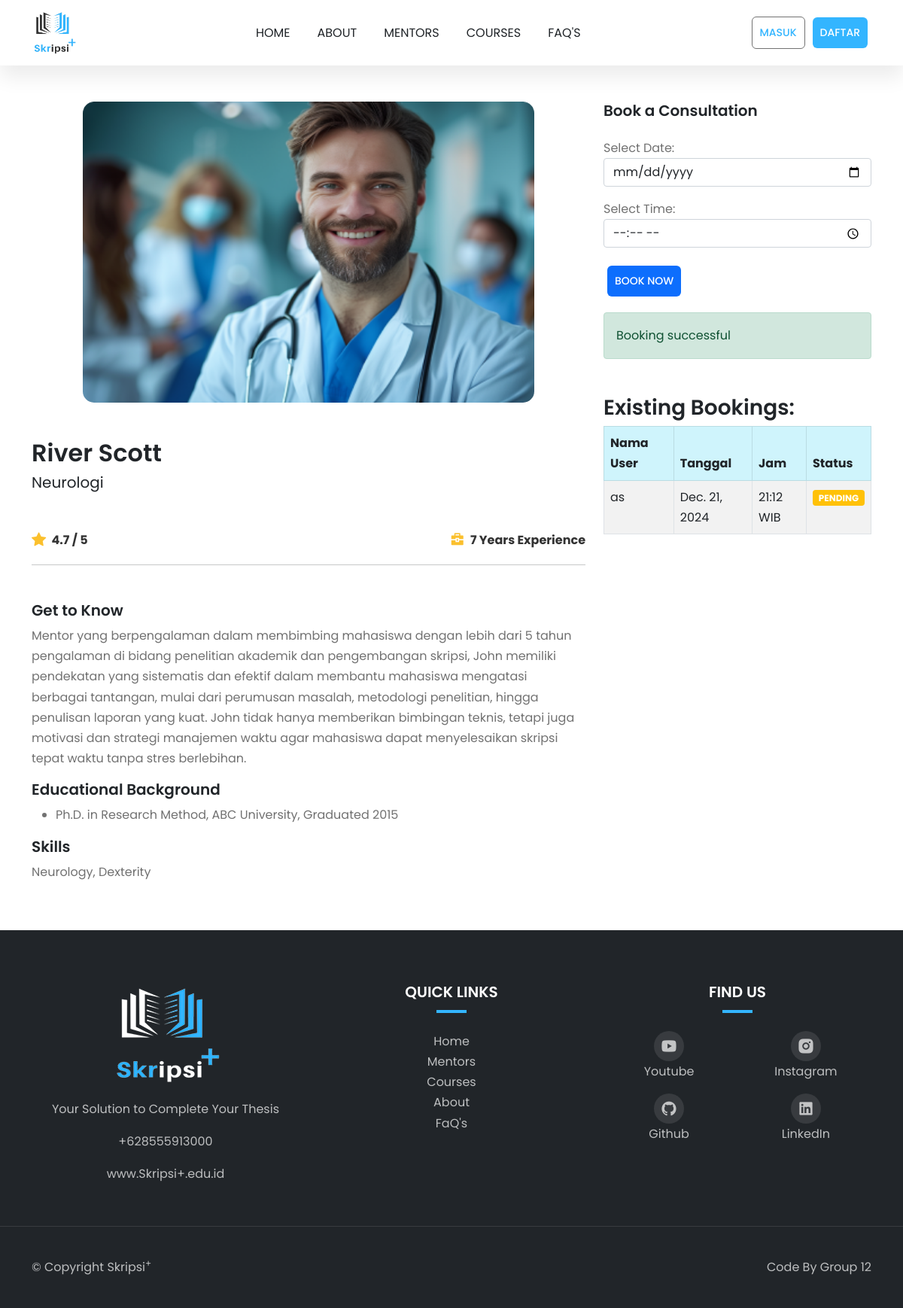
The app's page /mentor/3/, older data.
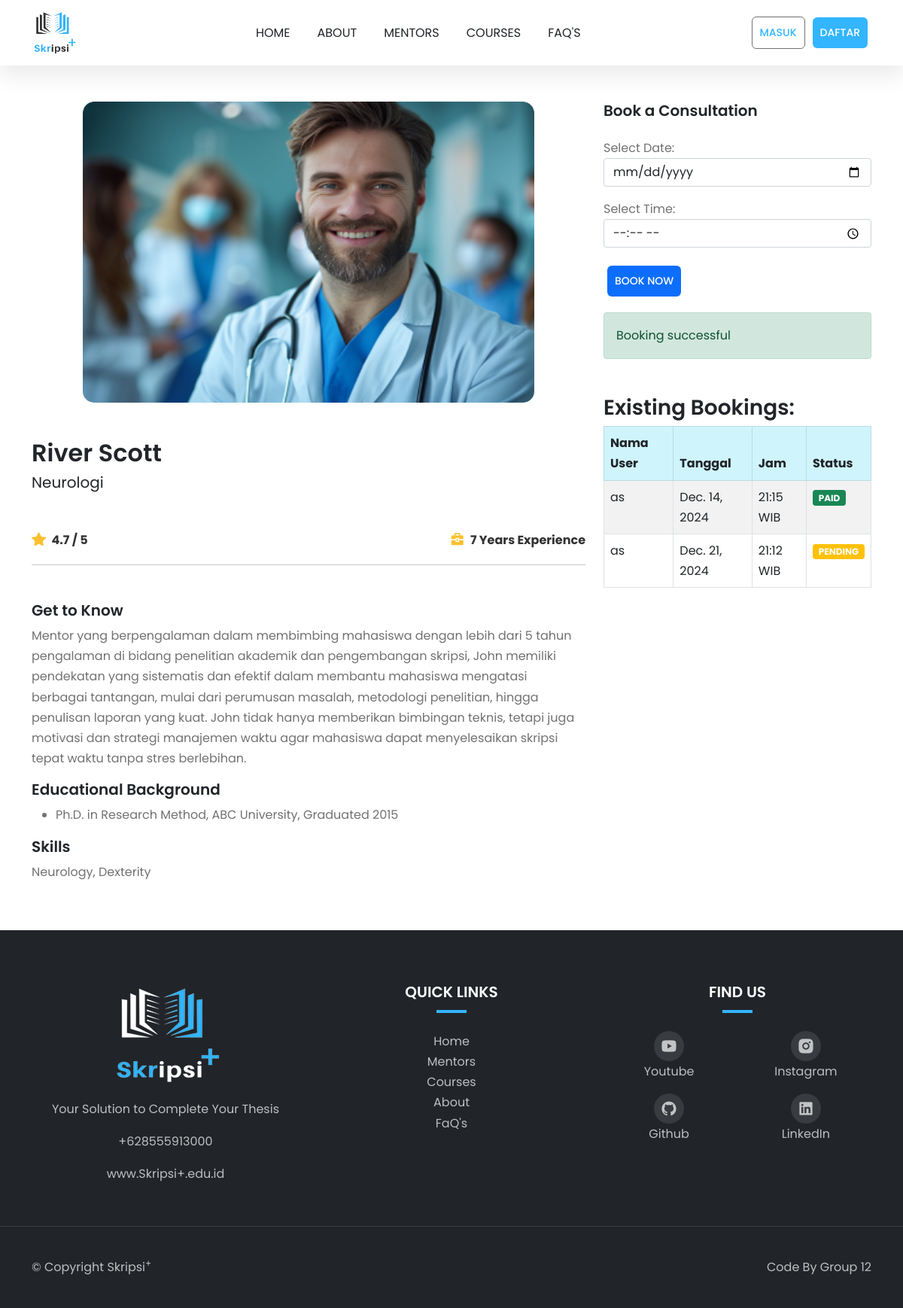
The same page, newer data.
### public_app/models.py (models this page shows, shortened)
class Mentor(models.Model):
    name = models.CharField(max_length=100)
    image = models.ImageField(upload_to='mentors/')
    rating = models.DecimalField(max_digits=2, decimal_places=1)
    experience = models.PositiveIntegerField(help_text="Experience in years")
    specialization = models.CharField(max_length=100)
    bio = models.TextField()
    education = models.TextField(help_text="Educational background")
    skills = models.TextField(help_text="Comma-separated list of skills")
    price = models.DecimalField(max_digits=10, decimal_places=3, default=0.0, help_text="Consultation fee")

class Booking(models.Model):
    mentor = models.ForeignKey(Mentor, on_delete=models.CASCADE, related_name="bookings")
    user = models.ForeignKey(User, on_delete=models.CASCADE)
    date = models.DateField()
    time = models.TimeField()
    zoom_link = models.URLField(max_length=200, blank=True, null=True)
    payment_image = models.ImageField(upload_to='payment_images/', blank=True, null=True)
    payment_status = models.CharField(max_length=20, choices=[('PENDING', 'Pending'), ('PAID', 'Paid')], default='PENDING')
    class Meta:
        unique_together = ('mentor', 'date', 'time')

### public_app/views.py (the view, shortened to what this page needs)
# urls.py: path('mentor/<int:pk>/', views.mentor_detail_view, name='mentor_detail'),
def mentor_detail_view(request, pk):
    mentor = Mentor.objects.get(pk=pk)
    bookings = mentor.bookings.all().order_by('date', 'time')  # Semua booking mentor, diurutkan
    return render(request, 'dashboard_detail_mentor.html', {'mentor': mentor, 'bookings': bookings})

### public_app/templates/dashboard_detail_mentor.html (shortened to what this page needs)
{% extends 'layouts/base.html' %}
{% load static %}
{% block content %}
<div class="container mt-5 mb-5">
  <div class="row">
    <div class="col-lg-8">
      <div class="image-container d-flex align-items-center justify-content-center">
        <img src="{{ mentor.image.url }}" alt="{{ mentor.name }}" class="img-fluid" />
      </div>
      <div class="nama-dosen mt-5">
        <h2>{{ mentor.name }}</h2>
        <h5>{{ mentor.specialization }}</h5>
      </div>
      <div class="rating-dosen mt-5 d-flex justify-content-between align-items-center">
        <div class="rating d-flex align-items-center">
          <i class="bi bi-star-fill"></i>
          <span class="ms-1">{{ mentor.rating }} / 5</span>
        </div>
        <div class="rating d-flex align-items-center">
          <i class="ri-briefcase-4-fill"></i>
          <span class="ms-1">{{ mentor.experience }} Years Experience</span>
        </div>
      </div>
      <hr />
      <div class="keterangan-dosen mt-5">
        <h5>Get to Know</h5>
        <p>{{ mentor.bio }}</p>
        <h5>Educational Background</h5>
        <ul>
          {% for education in mentor.education.splitlines %}
          <li>{{ education }}</li>
          {% endfor %}
        </ul>
        <h5>Skills</h5>
        <p>{{ mentor.skills }}</p>
      </div>
    </div>
    <div class="col-lg-4">
      <h5>Book a Consultation</h5>
      <form method="POST" class="mt-4">
        <label for="date">Select Date:</label>
        <input type="date" id="date" name="date" class="form-control mb-3" required>
        <label for="time">Select Time:</label>
        <input type="time" id="time" name="time" class="form-control mb-3" required>
        <button type="submit" class="btn btn-primary mt-2">Book Now</button>
      </form>
      {% if error %}
        <p class="alert alert-danger mt-3" id="alert-message">{{ error }}</p>
      {% else %}
        <p class="alert alert-success mt-3" id="alert-message">Booking successful</p>
      {% endif %}
      <h3 class="mt-5">Existing Bookings:</h3>
      <table class="table table-striped table-bordered">
        <thead class="table-info text-dark">
            <tr>
                <th scope="col">Nama User</th>
                <th scope="col">Tanggal</th>
                <th scope="col">Jam</th>
                <th scope="col">Status</th>
            </tr>
        </thead>
        <tbody>
            {% for booking in bookings %}
                <tr>
                    <td>{{ booking.user.username }}</td>
                    <td>{{ booking.date }}</td>
                    <td>{{ booking.time|time:"H:i" }} WIB</td>
                    <td>
                      <span class="badge
                        {% if booking.payment_status == 'PAID' %}
                          bg-success
                        {% elif booking.payment_status == 'PENDING' %}
                          bg-warning
                        {% else %}
                          bg-secondary
                        {% endif %}
                      ">
                        {{ booking.payment_status }}
                      </span>
                    </td>
                </tr>
            {% empty %}
                <tr>
                    <td colspan="4" class="text-center">No bookings yet.</td>
                </tr>
            {% endfor %}
        </tbody>
    </table>
    </div>
  </div>
</div>
{% endblock %}

Row changes from the older to the newer data that the page shows:
added Booking: user.username "as", date "Dec. 14, 2024", time "21:15", payment_status "PAID"
